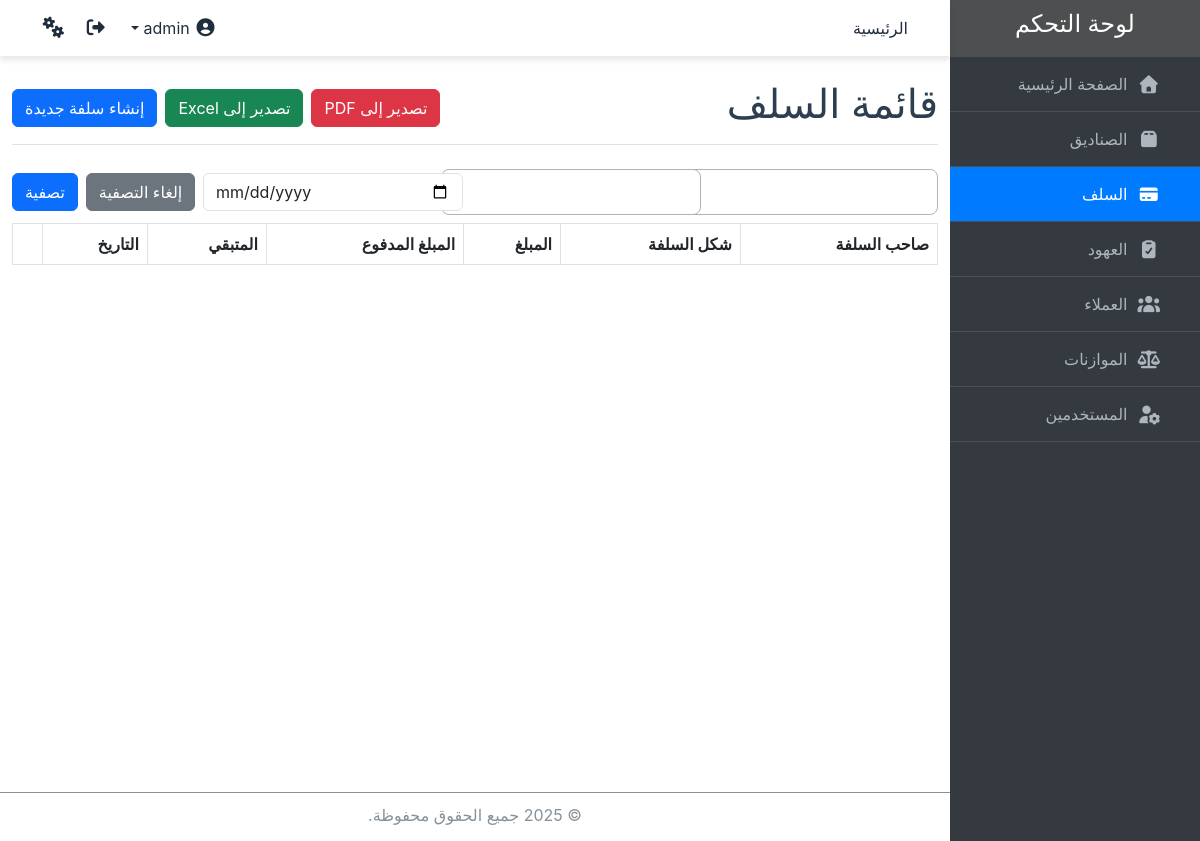
Page /loans/ (signed in) on the earlier database version.
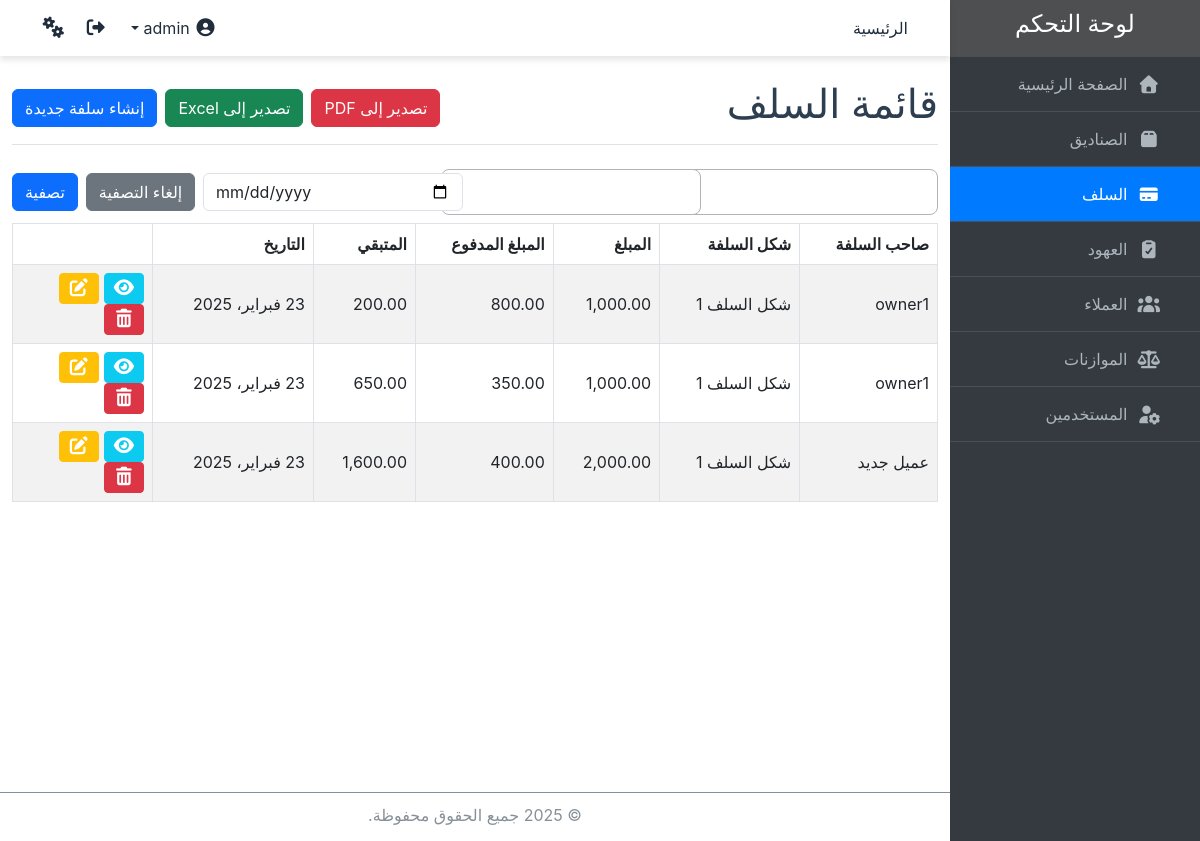
Same page on the later database version.
### core/models.py (models this page shows, shortened)
class Loan(models.Model):
    loan_owner = models.CharField(max_length=100, default='', verbose_name="صاحب السلف")
    loan_type = models.ForeignKey('LoanType', on_delete=models.CASCADE, related_name='loans', verbose_name="شكل السلف")
    amount = models.DecimalField(max_digits=10, decimal_places=2, default=0, verbose_name="قيمة السلف")
    paid_amount = models.DecimalField(max_digits=10, decimal_places=2, default=0, verbose_name="المبلغ المدفوع")
    remaining_amount = models.DecimalField(max_digits=10, decimal_places=2, default=0, null=True, verbose_name="المتبقي")
    note = models.TextField(verbose_name="ملاحظات", blank=True, null=True)
    date = models.DateField(verbose_name="تاريخ السلفة", auto_now_add=True)
    class Meta:
        verbose_name = "سلفة"
        verbose_name_plural = "السلف"
    def formatted_amount(self):
        return "{:,.2f}".format(self.amount)
    def formatted_paid_amount(self):
        return "{:,.2f}".format(self.amount - self.remaining_amount)
    def formatted_remaining_amount(self):
        return "{:,.2f}".format(self.remaining_amount)

class LoanType(models.Model):
    type = models.CharField(max_length=50, unique=True, verbose_name="شكل السلف")
    class Meta:
        verbose_name = "شكل السلف"
        verbose_name_plural = "اشكال السلف"
        default_permissions = []
    def __str__(self):
        return self.type

### core/views.py (the view)
# urls.py: path('loans/', views.LoanListView.as_view(), name='loan_list'),
class LoanListView(PermissionRequiredMixin, ExportMixin, ListView):
    model = Loan
    template_name = 'loans/loan_list.html'
    context_object_name = 'loans'
    permission_required = 'core.view_loan'
    def get_queryset(self):
        queryset = super().get_queryset()
        owner_filter = self.request.GET.get('owner')
        loan_type_filter = self.request.GET.get('loan_type')
        date_filter = self.request.GET.get('date')
        if owner_filter:
            queryset = queryset.filter(loan_owner=owner_filter)
        if loan_type_filter:
            queryset = queryset.filter(loan_type=loan_type_filter)
        if date_filter:
            queryset = queryset.filter(date=date_filter)
        return queryset
    def get_context_data(self, **kwargs):
        context = super().get_context_data(**kwargs)
        context['filter_form'] = LoanFilterForm(self.request.GET)
        return context

### core/forms.py
class LoanFilterForm(forms.Form):
    owner = forms.ChoiceField(
        required=False,
        widget=Select2Widget(attrs={'data-placeholder': 'اختر صاحب السلفة', 'class': 'form-control'}),
        label="صاحب السلفة"
    )
    loan_type = forms.ModelChoiceField(
        queryset=LoanType.objects.all(),
        widget=Select2Widget(attrs={'data-placeholder': 'اختر النوع', 'class': 'form-control'}),
        required=False,
        label="النوع"
    )
    date = forms.DateField(
        required=False,
        widget=forms.DateInput(attrs={'type': 'date', 'class': 'form-control'}),
        label="التاريخ"
    )
    def __init__(self, *args, **kwargs):
        super().__init__(*args, **kwargs)
        owners = Loan.objects.values_list('loan_owner', flat=True).distinct()
        self.fields['owner'].choices = [("", "---------")] + [(o, o) for o in owners]

### core/views.py (called while the page is built, shortened)
    def get(self, request, *args, **kwargs):
        return super().get(request, *args, **kwargs)

### core/templates/loans/loan_list.html (shortened to what this page needs)
{% extends 'base.html' %}
{% block content %}
  <div class="container mt-4">
    <div class="d-flex justify-content-between align-items-center border-bottom pb-2 mb-3">
      <h1 class="text-right">قائمة السلف</h1>
      <div class="d-flex">
        <a href="?export=1&format=pdf{% for key, value in request.GET.items %}{% if key != 'export' %}&{{ key }}={{ value }}{% endif %}{% endfor %}" class="btn btn-danger">
            تصدير إلى PDF</a>
        <a href="?export=1{% for key, value in request.GET.items %}{% if key != 'export' %}&{{ key }}={{ value }}{% endif %}{% endfor %}" class="btn btn-success mx-2">
          تصدير إلى Excel</a>
        <a href="{% url 'loan_create' %}" class="btn btn-primary mr-2">إنشاء سلفة جديدة</a>
      </div>
    </div>
    <form method="get">
      <div class="row align-items-center">
        <div class="col-12 col-md-3 my-2">
          {{ filter_form.owner }}
        </div>
        <div class="col-12 col-md-3 my-2">
          {{ filter_form.loan_type }}
        </div>
        <div class="col-12 col-md-3 my-2">
          {{ filter_form.date }}
        </div>
        <div class="col-12 col-md-3 my-2 d-flex justify-content-end">
          <a href="{% url 'loan_list' %}" class="btn btn-secondary mx-2">إلغاء التصفية</a>
          <button type="submit" class="btn btn-primary">تصفية</button>
        </div>
      </div>
    </form>
    <div style="overflow-x: auto; max-width: 100%;">
      <table id="loansTable" class="table table-bordered table-hover table-striped align-middle">
        <thead>
          <tr>
            <th>صاحب السلفة</th>
            <th>شكل السلفة</th>
            <th>المبلغ</th>
            <th>المبلغ المدفوع</th>
            <th>المتبقي</th>
            <th>التاريخ</th>
            <th></th>
          </tr>
        </thead>
        <tbody>
          {% for loan in loans %}
            <tr>
              <td>{{ loan.loan_owner }}</td>
              <td>{{ loan.loan_type }}</td>
              <td>{{ loan.formatted_amount }}</td>
              <td>{{ loan.formatted_paid_amount }}</td>
              <td>{{ loan.formatted_remaining_amount }}</td>
              <td>{{ loan.date }}</td>
              <td style="width: 140px;">
                <a href="{% url 'loan_detail' loan.pk %}" class="btn btn-info btn-sm text-white">
                  <i class="fas fa-eye"></i>
                </a>
                <a href="{% url 'loan_update' loan.pk %}" class="btn btn-warning btn-sm text-white">
                  <i class="fas fa-edit"></i>
                </a>
                <a href="{% url 'loan_delete' loan.pk %}" class="btn btn-danger btn-sm text-white">
                  <i class="fas fa-trash-alt"></i>
                </a>
              </td>
            </tr>
          {% endfor %}
        </tbody>
      </table>
    </div>
  </div>
{% endblock %}
{% block scripts %}
<link href="https://cdn.jsdelivr.net/npm/select2@4.0.13/dist/css/select2.min.css" rel="stylesheet" />
{% endblock %}

Differences in the rows shown:
added Loan: loan_owner "owner1", loan_type "شكل السلف 1", formatted_amount "1,000.00", formatted_paid_amount "800.00", formatted_remaining_amount "200.00", date "23 فبراير، 2025"
added Loan: loan_owner "owner1", loan_type "شكل السلف 1", formatted_amount "1,000.00", formatted_paid_amount "350.00", formatted_remaining_amount "650.00", date "23 فبراير، 2025"
added Loan: loan_owner "عميل جديد", loan_type "شكل السلف 1", formatted_amount "2,000.00", formatted_paid_amount "400.00", formatted_remaining_amount "1,600.00", date "23 فبراير، 2025"
